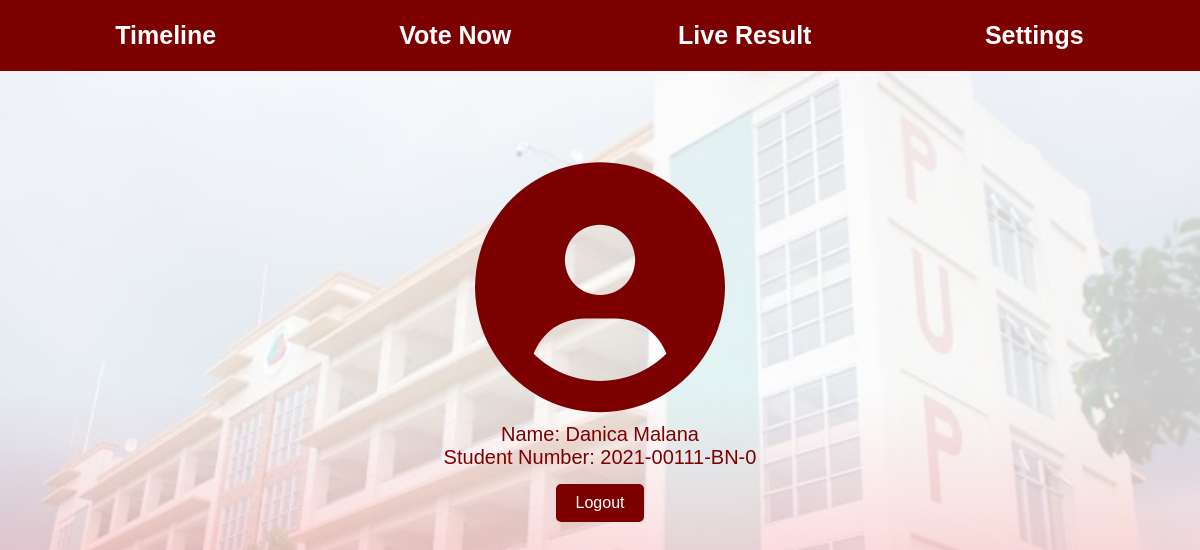
The page /settings (signed in) on the database its author committed.
### website/models.py (models this page shows, shortened)
class User(db.Model, UserMixin):
    userId = db.Column(db.String(15), primary_key=True)
    password = db.Column(db.String(100), nullable=False)
    firstName = db.Column(db.String(100), nullable=False)
    lastName = db.Column(db.String(100), nullable=False)
    userType = db.Column(db.String(20), nullable=False)
    posts = db.relationship('Post')

### website/views.py (the view)
@views.route('/settings')
@login_required
def settings():
    if current_user.userType == "Admin":
        return render_template('Admin_Settings.html', user=current_user)
    elif current_user.userType == "Student":
        return render_template('Student_Settings.html', user=current_user)

### website/__init__.py (called while the page is built)
def create_app():
    app = Flask(__name__)
    app.config['SECRET_KEY'] = 'secret'
    app.config['SQLALCHEMY_DATABASE_URI'] = f"sqlite:///{DB_NAME}"
    db.init_app(app)
    socketio.init_app(app)
    from .views import views
    from .auth import auth
    app.register_blueprint(views, url_prefix='/')
    app.register_blueprint(auth, url_prefix='/')
    from . import models
    create_database(app)
    login_manager = LoginManager()
    login_manager.login_view = 'auth.login'
    login_manager.init_app(app)
    @login_manager.user_loader
    def load_user(userId):
        return models.User.query.get(userId)
    return app

### website/templates/Student_Settings.html (shortened to what this page needs)
<!DOCTYPE html>
<html lang="en">
  <head>
    <link
      rel="stylesheet"
      href="https://cdnjs.cloudflare.com/ajax/libs/font-awesome/6.0.0-beta3/css/all.min.css"
    />
    <link rel="stylesheet" href="../static/styles/style.css" />
  </head>
  <body>
    <header>
      <nav>
        <ul>
          <li><a href="/">Timeline</a></li>
          <li><a href="/vote-now">Vote Now</a></li>
          <li><a href="/live-results">Live Result</a></li>
          <li><a href="/settings">Settings</a></li>
        </ul>
      </nav>
    </header>
    <div class="account-container">
      <div class="account-icon">
        <i class="fas fa-user-circle"></i>
      </div>
      <div class="account-name">Name: {{user.firstName}} {{user.lastName}}</div>
      <div class="student-number">Student Number: {{user.userId}}</div>
      <button id="logoutButton" class="logout-button">Logout</button>
    </div>
  </body>
</html>

### website/static/styles/style.css (style rules this page uses)
body { background-image: url("../images/Background.jpg"); background-size: cover; margin: 0; font-family: Arial, sans-serif; }
button { background-color: #7d0000; color: yellow; font-size: 16px; padding: 10px 132px; border: none; border-radius: 5px; cursor: pointer; }
header { background-color: #7d0000; color: white; text-align: center; padding: 1px; }
nav { color: white; text-align: center; padding: 20px; }
nav ul { list-style-type: none; margin: 0; padding: 0; display: flex; justify-content: space-between; }
nav li { flex: 1; }
nav a { text-decoration: none; color: white; font-weight: bold; font-size: 25px; }
.account-container { text-align: center; padding: 20px; margin-top: 50px; }
.account-icon { font-size: 250px; color: #7d0000; margin-bottom: -15px; margin-top: 10px; }
.student-number { color: #7d0000; font-size: 20px; }
.account-name { color: #7d0000; font-size: 20px; }
.logout-button { background-color: #7d0000; color: white; font-size: 16px; padding: 10px 20px; border: none; border-radius: 5px; cursor: pointer; margin-top: 15px; }

### rows shown on the page
User: firstName "Danica", lastName "Malana", userId "2021-00111-BN-0"
